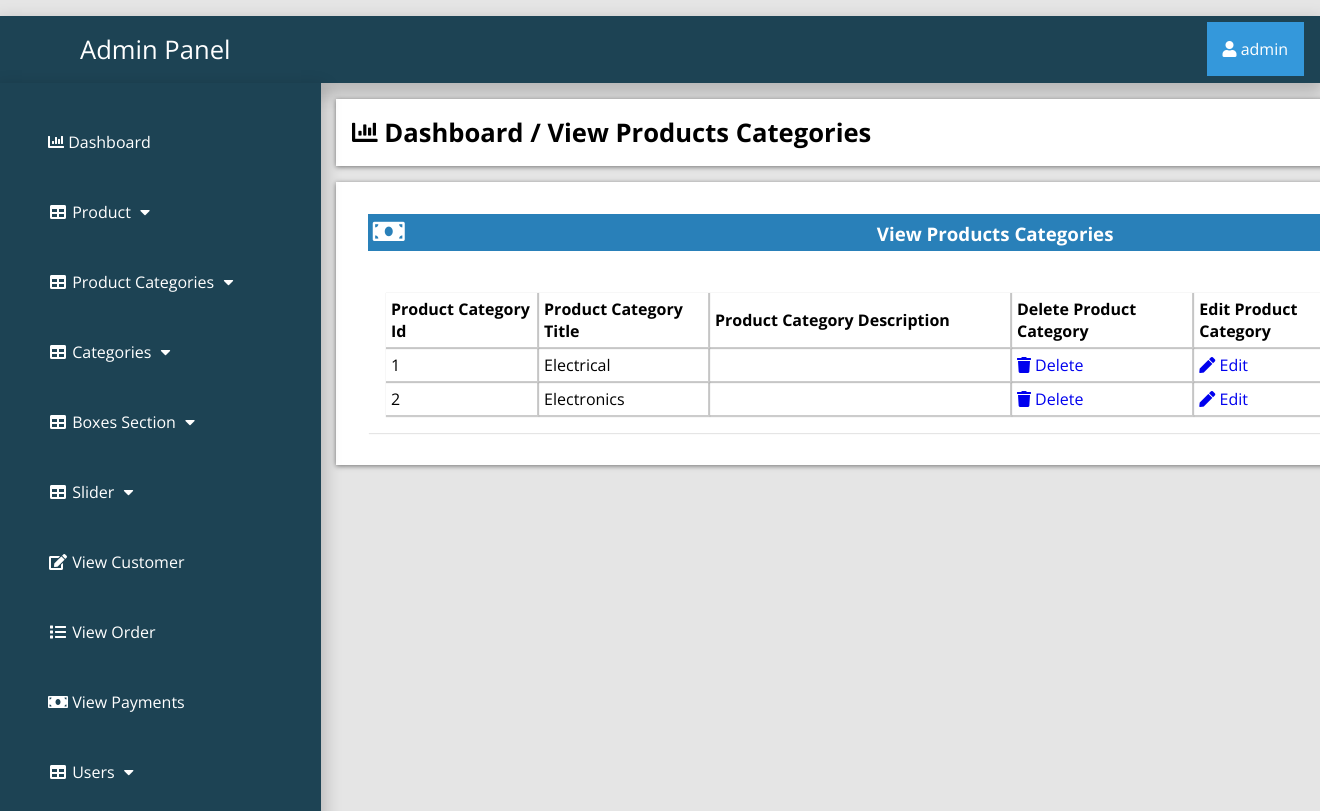
/admin_area/index.php?view_product_cat (signed in), run on the app's committed database.
### tables this page shows
CREATE TABLE `product_category` (
  `p_cat_id` int(10) NOT NULL,
  `p_cat_title` text NOT NULL,
  `p_cat_desc` text NOT NULL,
  `p_cat_img` int(11) NOT NULL
);

### admin_area/view_p_cat.php (the view)
<?php
if (!isset($_SESSION['admin_email'])){
  echo "<script>window.open('login.php','_self')</script>";
  }else{
?>
<div class="row">
	<div class="col-lg-12">
		<div class="breadcrump">
			<li class="active">
				<i class="fa fa-bar-chart"></i>
				Dashboard / View Products Categories
			</li>
		</div>
	</div>
</div>
<div class="row">
	<div class="col-lg-12">
		<div class="panel panel-default">
			<div class="panel-heading">
				<h3 class="panel-title">
					<i class="fa fa-money fa-fw"></i>
					View Products Categories
				</h3>
			</div>
			<div class="panel-body">
				<div class="table-responsive">
					<div class="form-group">
						<table class="table table-bordered table-hover table-striped">
							<thead>
								<tr>
									<th>Product Category Id</th>
									<th>Product Category Title</th>
									<th>Product Category Description</th>
									<th>Delete Product Category</th>
									<th>Edit Product Category</th>
								</tr>
							</thead>
							<tbody>
								<?php
								$i=0;
								$get_p_cats="select * from product_category";
								$run_p_cats=mysqli_query($con,$get_p_cats);
								while ($row_p_cats=mysqli_fetch_array($run_p_cats)) {
									$p_cat_id=$row_p_cats['p_cat_id'];
									$p_cat_title=$row_p_cats['p_cat_title'];
									$p_cat_desc=$row_p_cats['p_cat_desc'];
									$i++;
								  ?>
                                <tr>
                                	<td><?php echo $i; ?></td>
                                	<td><?php echo $p_cat_title; ?></td>
                                	<td width="300"><?php echo $p_cat_desc; ?></td>
                                	<td>
                                		<a href="index.php?delete_p_cat=<?php echo $p_cat_id; ?>">
                                			<i class="fa fa-trash"></i> Delete
                                		</a>
                                	</td>
                                      <td>
                                      	<a href="index.php?edit_p_cat=<?php echo $p_cat_id; ?>">
                                      		<i class="fa fa-pen"></i> Edit
                                      	</a>
                                      </td>
                                </tr>
                                 <?php } ?>
							</tbody>
						</table>
						</div>
					</div>
				</div>
				</div>
				</div>
<?php } ?>

### admin_area/includes/sidebar.php (shortened to what this page needs)
<?php
if (!isset($_SESSION['admin_email'])){
  echo "<script>window.open('login.php','_self')</script>";
  }else{
?>
<nav class="navbar navbar-inverse navbar-fixed-top" >
	<div class="navbar-header">
		<a href="index.php?dashboard" class="navbar-brand"><span>Admin Panel</span></a>
	</div>
		<div class="dropdown">
		 <button onclick="myFunction()" class="dropbtn"><i class="fa fa-user"></i> <?php echo $admin_name; ?></a></button>
		</div>
	<div class="collapse navbar-collapse navbar-ex1-collapse">
	<ul class="nav navbar-nav side-nav">
  <li>
    <a href="index.php?dashboard"><i class="fa fa-bar-chart"></i> Dashboard</a>
  </li>
  <li class="button-dropdown" id="#products">
    <a href="#" class="dropdown-toggle" data-toggle="collapse" data-target="#products"><i class="fa fa-fw fa-table"></i> Product <i class="fa fa-fw fa-caret-down"></i></a>
  </li>
  <li class="button-dropdown" id="#products_cat">
    <a href="#" class="dropdown-toggle" data-toggle="collapse" data-target="#products_cat"><i class="fa fa-fw fa-table"></i> Product Categories <i class="fa fa-fw fa-caret-down"></i></a>
  </li>
  <li class="button-dropdown" id="#category">
    <a href="#" class="dropdown-toggle" data-toggle="collapse" data-target="#category"><i class="fa fa-fw fa-table"></i> Categories <i class="fa fa-fw fa-caret-down"></i></a>
  </li>
<li class="button-dropdown" >
  <a href="#" class="dropdown-toggle" data-toggle="collapse" data-target="#boxes">
    <i class="fa fa-fw fa-table"></i> Boxes Section <i class="fa fa-fw fa-caret-down"></i>
  </a>
</li>
  <li class="button-dropdown">
    <a href="#" class="dropdown-toggle" data-toggle="collapse" data-target="#slider"><i class="fa fa-fw fa-table"></i>  Slider <i class="fa fa-fw fa-caret-down"></i></a>
  </li>
  <li>
  	<a href="index.php?view_customer">
  		<i class="fa fa-fw fa-edit"></i> View Customer
  	</a>
  </li>
  <li>
  	<a href="index.php?view_order">
  		<i class="fa fa-fw fa-list"></i> View Order
  	</a>
  </li>
  <li>
  	<a href="index.php?view_payments">
  		<i class="fa fa-fw fa-money"></i> View Payments
  	</a>
  </li>
  <li class="button-dropdown">
    <a href="#" class="dropdown-toggle" data-toggle="collapse" data-target="#users"><i class="fa fa-fw fa-table"></i>  Users <i class="fa fa-fw fa-caret-down"></i></a>
  </li>
</ul>
</div>
</nav>
<?php } ?>

### admin_area/css/style.css (style rules this page uses)
:root { --blue:#2980b9; }
body { margin-top: ; }
* { font-family: 'Open Sans', sans-serif; margin:0; padding:0; box-sizing: border-box; text-decoration: none; transition: all .2s cubic-bezier(.37,1.14,.26,1.24); }
html { background-color: rgba(0,0,0,.1); }
.navbar-fixed-top { background:#1d4354; padding: 1rem; margin-top: 1rem; box-shadow: 0px 8px 16px 4px rgba(0,0,0,0.2); margin-left: ; margin-right: ; }
.navbar-fixed-top a span { margin-left: 4rem; }
.navbar-fixed-top .navbar-brand { font-size: 1.6rem; color: #ffffff; }
.dropbtn { background-color: #3498DB; color: white; padding: 16px; font-size: 16px; border: none; cursor: pointer; }
.dropdown { position: relative; display: inline-block; float: right; margin-top: -2.8rem; }
.nav { position: absolute; top: 51px; margin-top: 32px; width: auto; height: 110%; border-radius: 0; display: block; background-color: #1d4354; bottom: 0; overflow: hidden; padding-bottom: 40px; box-shadow: 0px 8px 16px 4px rgba(0,0,0,0.2); margin-left: -1rem; }
.nav>li>a { width: 225px; display: block; color: #ffffff; margin: 3rem; }
.row { width: 81.2%; background-color: #ffffff; margin: auto; margin-left: 21rem; margin-top: 1rem; padding: 1rem; display: ; }
.panel { text-align: left; box-shadow: 1px 1px 1px 0px rgba(0.1,0.1,0.1,0.1); margin: 1rem; background-color: #ffffff; padding: rem; }
.panel-heading .panel-title { background-color: #2980b9; color: #ffffff; padding: .3rem; }
.table-responsive .table-striped th { padding: 5px; box-shadow: 1px 1px 1px 1px rgba(0.1,0.1,0.1,0.2); }
.table-responsive .table-striped tbody td { box-shadow: 1px 1px 1px 1px rgba(0.1,0.1,0.1,0.2); padding:5px; }
.breadcrump .active { font-weight: bold; font-size: 1.6rem; }
.row { list-style: none; box-shadow: 0 1px 5px rgba(0, 0, 0, 0.5); }
.row .fa-money { font-size: 1.6rem; width: 50%; text-align: left; }
.form-group { margin-top: 1.5rem; }
.panel-body { display: flex; align-items: center; justify-content: left; padding: 1rem; flex-wrap: wrap; }

### data on the page
product_category: p_cat_title "Electrical"
product_category: p_cat_title "Electronics"

### other printed values
$admin_name "admin"
